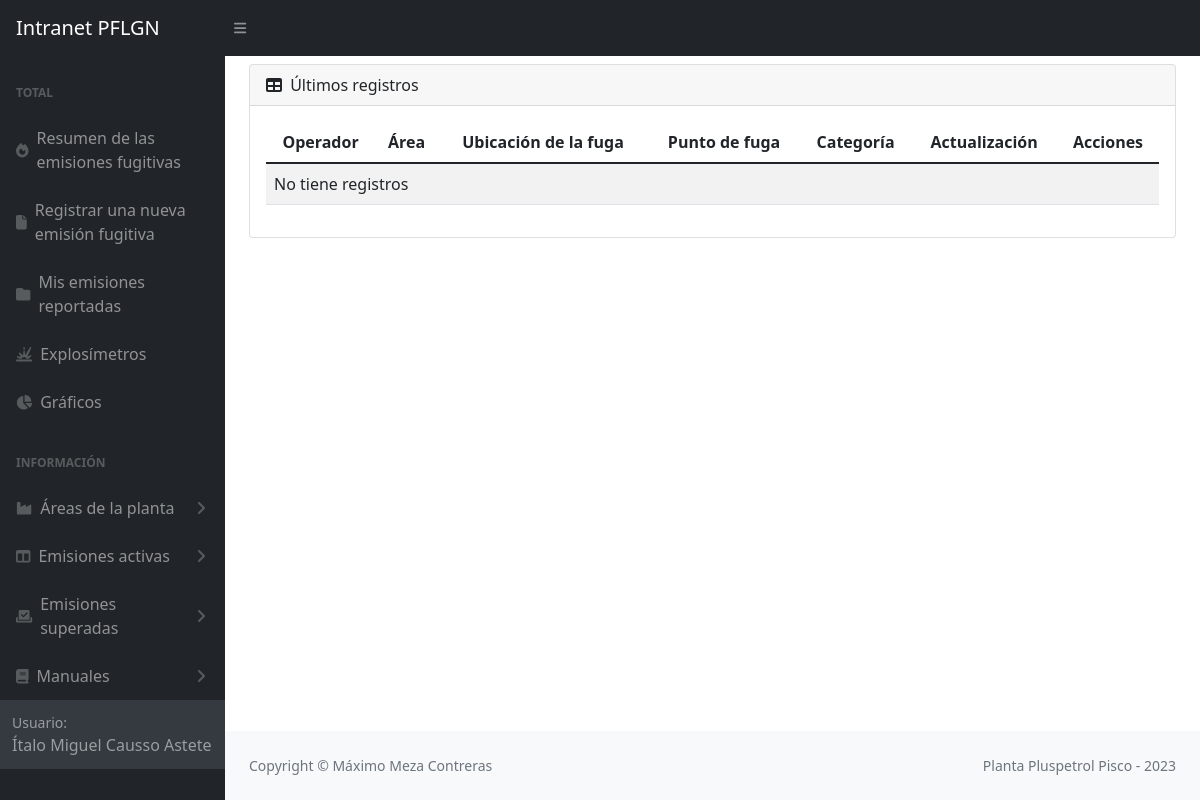
The app's page /listaEmisionesG1/ (signed in), older data.
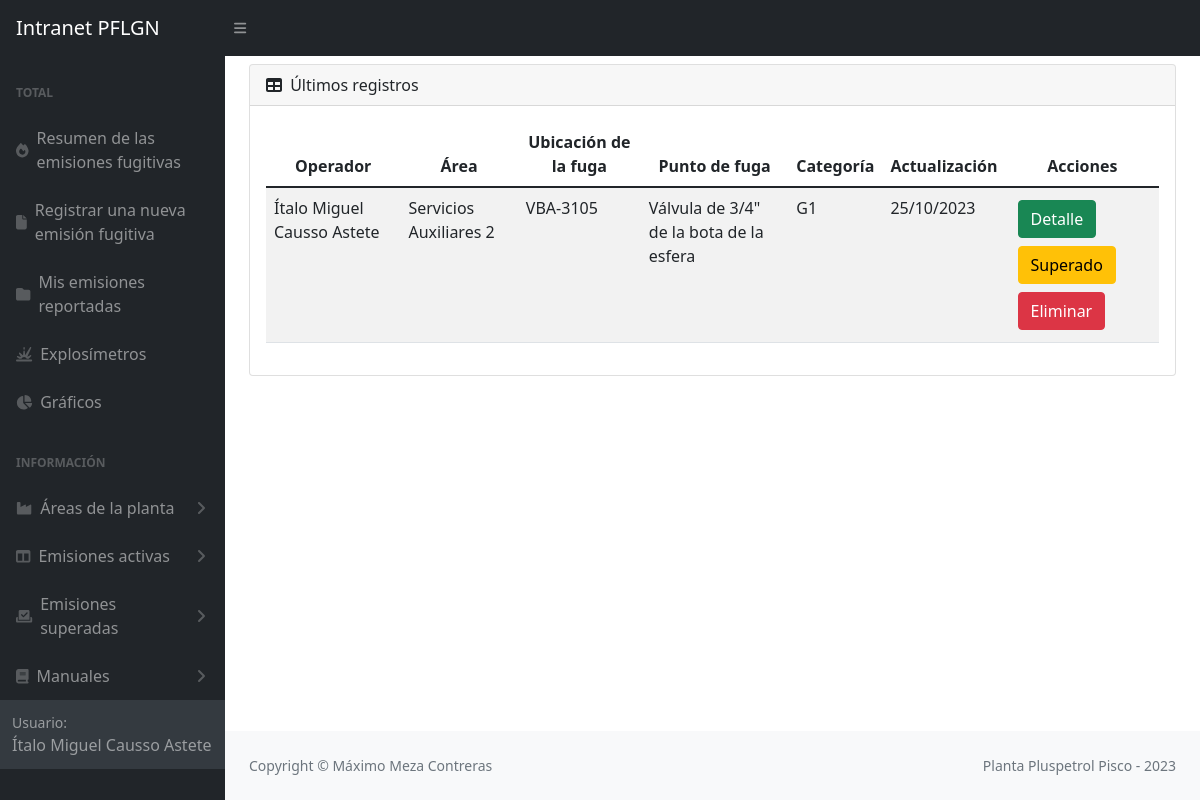
The same page, newer data.
### emisiones/models.py (models this page shows, shortened)
class Emision(models.Model):
    site = models.CharField(max_length=20, choices=SITE_CHOICES, default='Pisco')
    yacimiento = models.CharField(max_length=100, choices=YACIMIENTO_CHOICES, default='Pisco')
    area = models.CharField(max_length=100)
    sistema = models.CharField(max_length=100)
    ubicacion = models.TextField(max_length=200)
    fuga = models.TextField(max_length=300)
    fluido = models.CharField(max_length=100)
    sustancia = models.CharField(max_length=100)
    componente = models.CharField(max_length=100)
    instalacion = models.CharField(max_length=100)
    tamAccesorio = models.CharField(max_length=100)
    medicion = models.PositiveIntegerField()
    medicion15 = models.CharField(max_length=100)
    presion = models.CharField(max_length=100)
    ciclado = models.CharField(max_length=50)
    ignicion = models.CharField(max_length=50)
    localizacion = models.CharField(max_length=50)
    usuario = models.ForeignKey(User, on_delete=models.SET_NULL, null=True)
    fechaReporte = models.DateField()
    updated_at = models.DateTimeField(null=True)
    created_at = models.DateField(auto_now_add=True,null=True)
    emisionSuperada = models.BooleanField(default=False)
    FCF = models.PositiveSmallIntegerField(null=True)
    categoria = models.CharField(max_length=10, null=True)
    imagen = models.ImageField(upload_to='imagenesEmisiones', null=True)

### emisiones/views.py (the view)
# urls.py: path('listaEmisionesG1/', views.listaEmisionesG1, name='listaEmisionesG1'),
@login_required
def listaEmisionesG1(request):
    Emisiones = Emision.objects.filter(categoria='G1').order_by('-updated_at')
    return render (request, 'activaG1Emisiones.html',{'Emisiones' : Emisiones})

### emisiones/templates/activaG1Emisiones.html (shortened to what this page needs)
{% extends 'partials/_barraLateralEmisiones.html' %}
{% block content %}
<div class="container mt-2">
    <main>
        <div class="card mb-4">
            <div class="card-header">
                <i class="fas fa-table me-1"></i>
                Últimos registros
            </div>
            <div class="card-body">
                <table class="table table-striped table-responsive" id="datatablesSimple">
                    <thead>
                        <tr>
                            <th>Operador</th>
                            <th>Área</th>
                            <th>Ubicación de la fuga</th>
                            <th>Punto de fuga</th>
                            <th>Categoría</th>
                            <th>Actualización</th>
                            <th>Acciones</th>
                        </tr>
                    </thead>
                    <tbody>
                        {% for Emision in Emisiones %}
                        <tr>
                            <td>{{Emision.usuario.first_name}} {{Emision.usuario.last_name}} </td>
                            <td>{{Emision.area}}</td>
                            <td>{{Emision.ubicacion}}</td>
                            <td>{{Emision.fuga}}</td>
                            <td>{{Emision.categoria}}</td>
                            <td>{{Emision.created_at|date:'d/m/Y'}}</td>
                            <td>
                                <button type="button" class="btn btn-success m-1"><a style="color: white; text-decoration:none"  href="{% url 'detalleEmisiones' Emision.id %}">Detalle</a></button>
                                <button type="button" class="btn btn-warning m-1"><a style="color: black; text-decoration:none"  href="#">Superado</a></button>
                                <form id='formEliminarEmision' action="{% url 'eliminarEmisiones' Emision.id %}" method="post">
                                    <button type="button" class="btn btn-danger m-1"><a style="color: white; text-decoration:none"  href="{% url 'eliminarEmisiones' Emision.id %}">Eliminar</a></button>
                                </form>
                            </td>
                        </tr>
                        {% empty %}
                            <td colspan="7">No tiene registros</td>
                        {% endfor %}
                    </tbody>
                </table>
            </div>
        </div>
    </main>
{% endblock %}

Row changes from the older to the newer data that the page shows:
added Emision: usuario.first_name "Ítalo Miguel", usuario.last_name "Causso Astete", area "Servicios Auxiliares 2", ubicacion "VBA-3105", fuga "Válvula de 3/4\" de la bota de la esfera", categoria "G1", created_at "25/10/2023"
Text that changed along with them:
text no longer shown: "No tiene registros"
